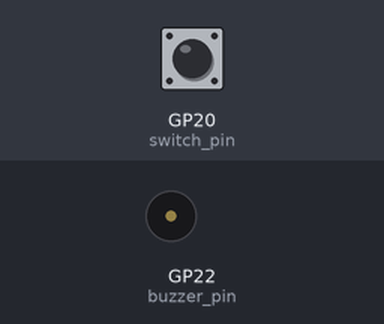
Bench run of a program on a simulated Raspberry Pi Pico running MicroPython. Shown: buzzer (waves = sounding, pin HIGH). The inputs (shaded band) are chosen by the test bench; at power-on: GP20 (switch_pin) HIGH.

Above: at 1.2 s.
1.3 s: GP20 (switch_pin) pulled LOW for 1 s
At 1.55 s:
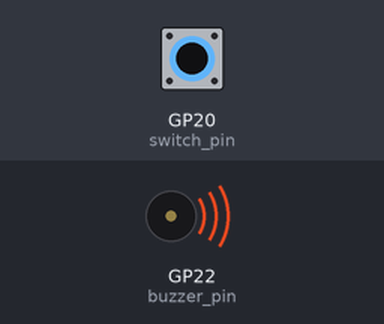
4.3 s: GP20 (switch_pin) pulled LOW for 3.2 s
At 8.5 s:
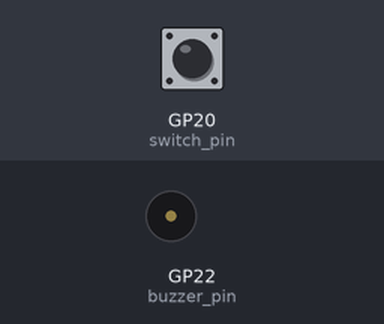
Timing chart, 0 to 10.0 s (numbered marks = the images above; inputs shaded):
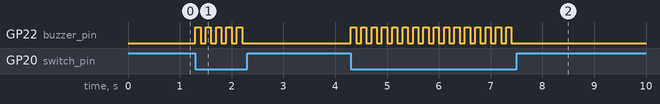

Measured:
- after the input at 1.3 s, GP22 (buzzer_pin): alternates HIGH for 0.10 s and LOW for 0.10 s, 10 changes in all, then stays LOW, starting at once
- after the input at 4.3 s, GP22 (buzzer_pin): alternates HIGH for 0.10 s and LOW for 0.10 s, 32 changes in all, then stays LOW, starting at once

The program:

onboard_buzzer_with_button.py
```python
import machine
import utime

# Define pin numbers for the switch and buzzer
switch_pin = machine.Pin(20, machine.Pin.IN, machine.Pin.PULL_UP)
buzzer_pin = machine.Pin(22, machine.Pin.OUT)

while True:
    if switch_pin.value() == 0:  # Check if the switch is pressed (LOW)
        buzzer_pin.on()  # Turn on the buzzer
        utime.sleep(0.1)  # Keep the buzzer on for 1 second
        buzzer_pin.off()  # Turn off the buzzer

    utime.sleep(0.1)  # Small delay to debounce the switch
```
